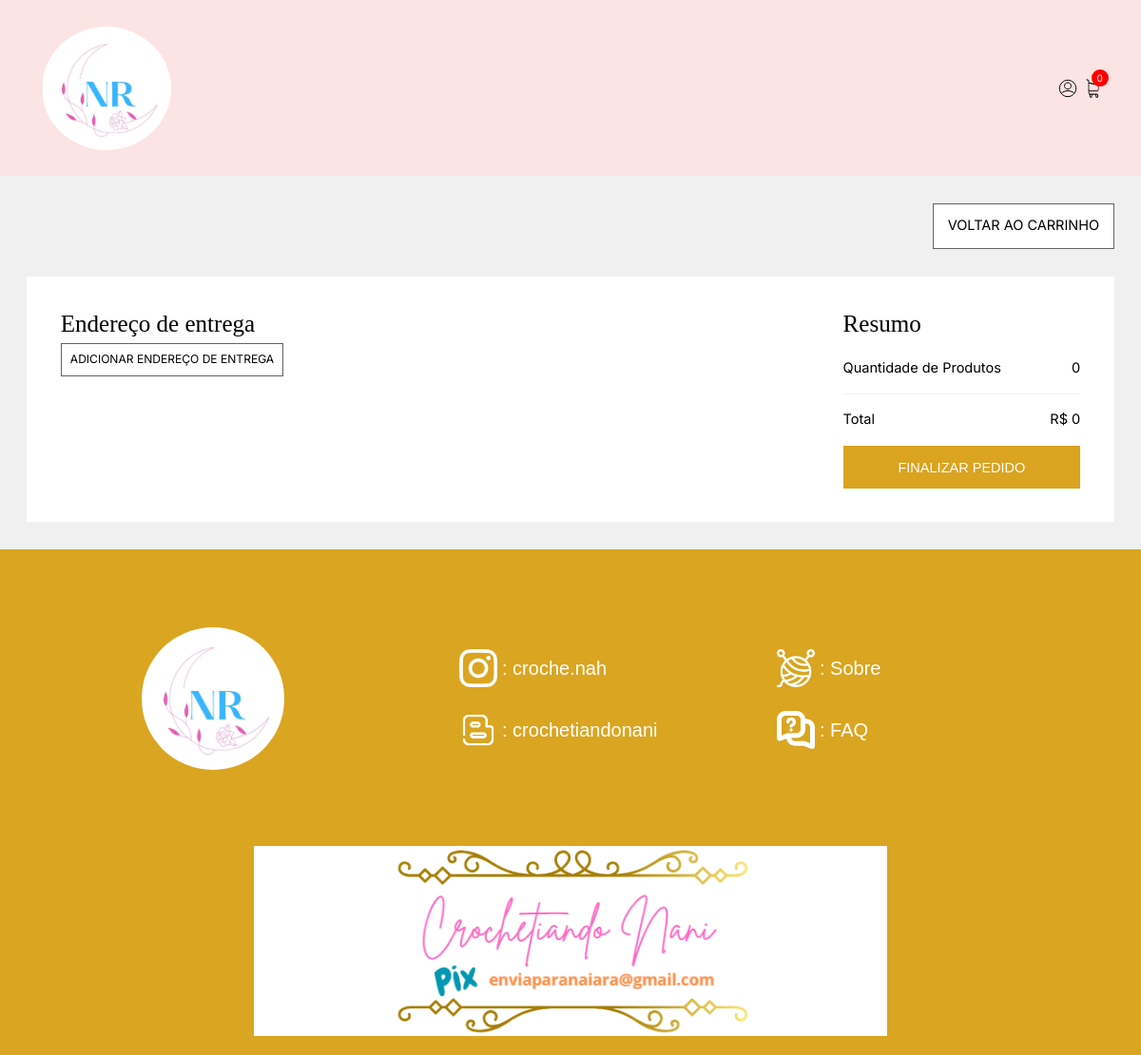
/checkout/ (signed in), run on an earlier commit of the app's database.
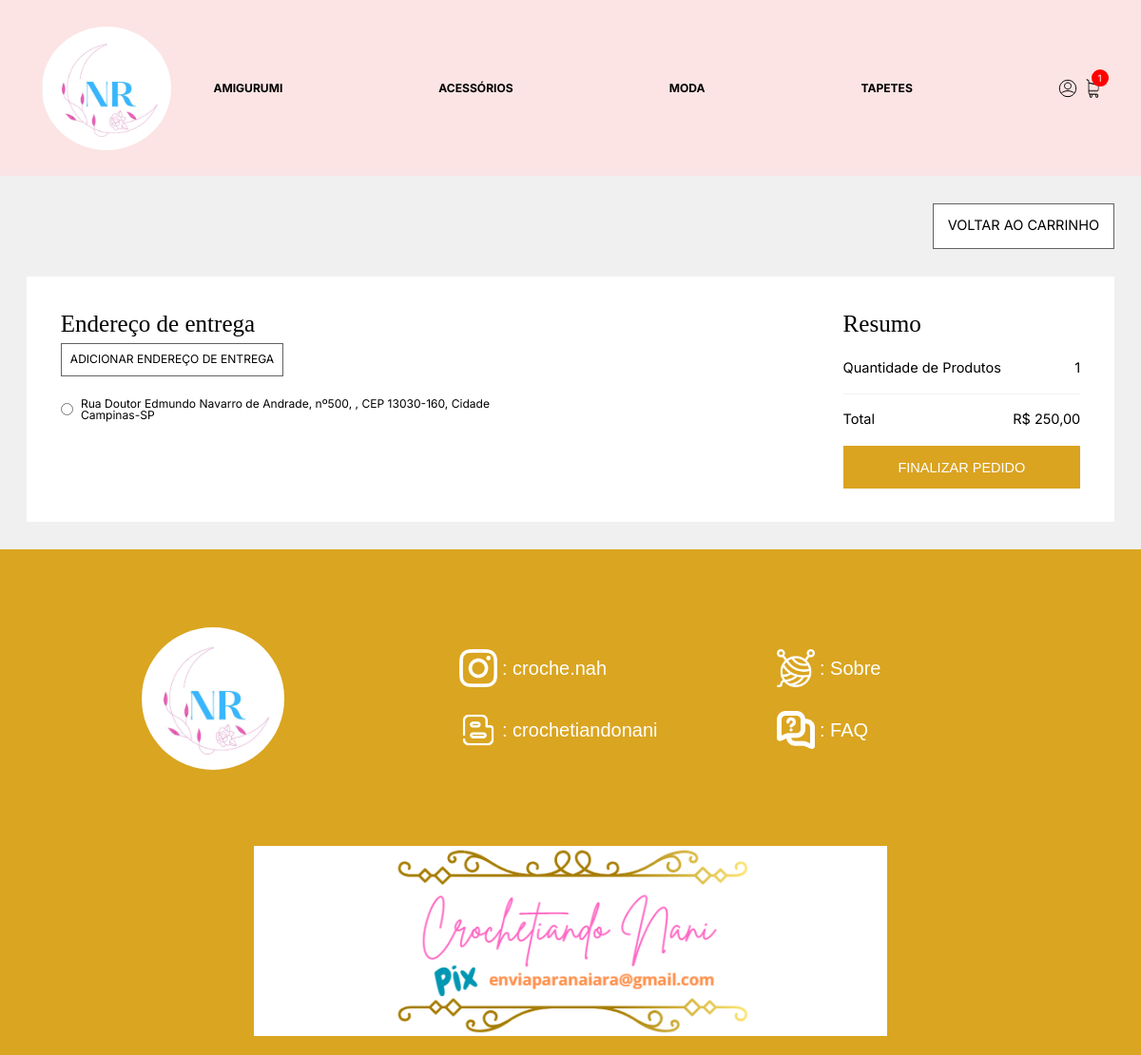
And on a later commit of the database.
### loja/models.py (models this page shows, shortened)
class Pedido(models.Model):
    cliente = models.ForeignKey(Cliente, null=True, blank=True, on_delete=models.SET_NULL)
    finalizado = models.BooleanField(default=False)
    codigo_transacao = models.CharField(max_length=200, null=True, blank=True)
    endereco = models.ForeignKey(Endereco, null=True, blank=True, on_delete=models.SET_NULL)
    data_finalizacao = models.DateTimeField(null=True, blank=True)
    @property
    def quantidade_total(self):
        itens_pedido = ItensPedido.objects.filter(pedido=self.id)
        quantidade = sum([item.quantidade for item in itens_pedido])
        return quantidade
    @property
    def preco_total(self):
        itens_pedido = ItensPedido.objects.filter(pedido=self.id)
        preco = sum([item.preco_total for item in itens_pedido])
        return preco

class Categoria(models.Model):
    nome = models.CharField(max_length=200, null=True, blank=True)
    slug = models.CharField(max_length=200, null=True, blank=True)

class Endereco(models.Model):
    rua = models.CharField(max_length=400, null=True, blank=True)
    numero = models.CharField(max_length=200, null=True, blank=True, default="S/N")
    complemento = models.CharField(max_length=200, null=True, blank=True)
    cep = models.CharField(max_length=200, null=True, blank=True)
    cidade = models.CharField(max_length=200, null=True, blank=True)
    estado = models.CharField(max_length=200, null=True, blank=True)
    cliente = models.ForeignKey(Cliente, null=True, blank=True, on_delete=models.SET_NULL)

class ItensPedido(models.Model):
    item_estoque = models.ForeignKey(ItemEstoque, null=True, blank=True, on_delete=models.SET_NULL)
    quantidade = models.IntegerField(default=0)
    pedido = models.ForeignKey(Pedido, null=True, blank=True, on_delete=models.SET_NULL)
    @property
    def preco_total(self):
        return self.quantidade * self.item_estoque.produto.preco

class ItemEstoque(models.Model):
    produto = models.ForeignKey(Produto, null=True, blank=True, on_delete=models.SET_NULL)
    quantidade = models.IntegerField(default=0)

class Produto(models.Model):
    imagem = models.ImageField(null=True, blank=True)
    nome = models.CharField(max_length=200, null=True, blank=True)
    preco = models.DecimalField(max_digits=10, decimal_places=2)
    ativo = models.BooleanField(default=True)
    categoria = models.ForeignKey(Categoria, null=True, blank=True, on_delete=models.SET_NULL)
    tipo = models.ForeignKey(Tipo, null=True, blank=True, on_delete=models.SET_NULL)
    peso = models.DecimalField(max_digits=5, decimal_places=2, default=3)
    comprimento = models.DecimalField(max_digits=5, decimal_places=2, default=20)
    altura = models.DecimalField(max_digits=5, decimal_places=2, default=20)
    largura = models.DecimalField(max_digits=5, decimal_places=2, default=20)

### loja/views.py (the view)
# urls.py: path('checkout/', checkout, name="checkout"),
def checkout(request):
    if request.user.is_authenticated:
        cliente = request.user.cliente
    else:
        if request.COOKIES.get("id_sessao"):
            id_sessao = request.COOKIES.get("id_sessao")
            cliente, criado = Cliente.objects.get_or_create(id_sessao=id_sessao)
        else:
            return redirect('loja')
    pedido, criado = Pedido.objects.get_or_create(cliente=cliente, finalizado=False)
    enderecos = Endereco.objects.filter(cliente=cliente)
    context = {"pedido": pedido, "enderecos": enderecos, "erro": None}
    return render(request, 'checkout.html', context)

### loja/novos_context.py (called while the page is built)
def categoria_tipos(request):
    categorias_navegacao = Categoria.objects.all()
    tipos_navegacao = Tipo.objects.all()
    return {
        'categorias_navegacao': categorias_navegacao,
        'tipos_navegacao': tipos_navegacao
    }

def faz_parte_equipe(request):
    equipe = False
    if request.user.is_authenticated:
        equipe = request.user.groups.filter(name="equipe").exists()
    return {"equipe": equipe}

### loja/templates/checkout.html (shortened to what this page needs)
{% extends 'base.html' %}
{% load static %}
{% block body %}
<main class="principal">
    <section class="secao-checkout">
      <a href="{% url 'carrinho' %}" class="checkout__botao">Voltar ao carrinho</a>
      <div class="checkout">
        <form
          class="checkout__form"
          action="{% url 'finalizar_pedido' pedido.id %}"
          method="post"
        >
          <div class="checkout__secao-entrega-login checkout__secao-entrega-login--logado">
            <div class="checkout__secao-entrega">
              <div class="checkout__titulos">
                <p class="checkout__titulo">Endereço de entrega</p>
                <a
                  class="checkout__botao checkout__botao--entrega"
                  type="button"
                  href="{% url 'adicionar_endereco' %}"
                >
                  Adicionar endereço de entrega
                </a>
              </div>
              <div class="checkout__endereco-cadastrado">
                {% for endereco in enderecos %}
                  <div class="checkout__pagamento-item">
                    <input type="radio" name="endereco" value="{{ endereco.id }}" />
                    <label for="{{ endereco.id }}">
                      {{ endereco.rua }}, nº{{ endereco.numero }}, {{ endereco.complemento }},
                      CEP {{ endereco.cep}}, Cidade {{ endereco.cidade }}-{{ endereco.estado }}
                    </label>
                  </div>
                {% endfor %}
              </div>
            </div>
          </div>
          <div class="checkout__secao-infos">
            <div class="checkout__titulos checkout__titulos--mb">
              <p class="checkout__titulo">Resumo</p>
            </div>
            <div class="subtotal__infos">
              <p>Quantidade de Produtos</p>
              <p>{{ pedido.quantidade_total }}</p>
            </div>
            <div class="subtotal__infos subtotal__infos--sborda">
              <p>Total</p>
              <p>R$ {{ pedido.preco_total }}</p>
            </div>
            <button class="subtotal__botao" type="submit">
              Finalizar Pedido
            </button>
          </div>
        </form>
      </div>
    </section>
</main>
{% endblock %}

### loja/templates/base.html (shortened to what this page needs)
{% load static %}
<!DOCTYPE html>
<html lang="pt-br">
<head>
    <link rel="stylesheet" type="text/css" href="{% static 'css/style.comp.css' %}">
    <link rel="stylesheet" type="text/css" href="{% static 'css/rodape.css' %}">
    <link rel="stylesheet" href="https://cdnjs.cloudflare.com/ajax/libs/font-awesome/6.6.0/css/all.min.css" />
</head>
<body>
    {% include 'navbar.html' %}
    {% block body %}
    {% endblock %}
    {% include 'rodape.html' %}
</body>
</html>

### loja/templates/navbar.html (shortened to what this page needs)
{% load static %}
<header class="cabecalho" style="background-color: #fce4e4f6;">
    <div class="cabecalho__container">
      <a href="{% url 'homepage' %}">
        <img
        src="{% static 'images/logo.png' %}" width="auto" height="130" style="border-radius: 50%;"
          alt="Logo Crochetiando"
          class="cabecalho__logo"
        />
      </a>
      <nav class="cabecalho__navegacao">
        <ul class="cabecalho__lista">
        {% for categoria in categorias_navegacao %}
          <li class="cabecalho__item-lista">
            <a
              class="cabecalho__link"
              href="{% url 'loja' %}{{ categoria.slug }}"
              >{{ categoria.nome }}</a
            >
          </li>
        {% endfor %}
        </ul>
    </nav>
    </div>
   <div class="cabecalho__icones">
      <div class="cabecalho__icone-login">
        {% if request.user.is_authenticated %}
        <a class="cabecalho__link-icone cabecalho__link-icone--logado" href="javascript: void(0)">
        {% else %}
        <a class="cabecalho__link-icone" href="{% url 'fazer_login' %}">
        {% endif %}
        </a>
      </div>
      <div class="cabecalho__icone-carrinho">
        <a class="cabecalho__link-icone" href="{% url 'carrinho' %}">
            <img src="{% static 'images/carrinho-de-compras (1).png' %}" alt="Carrinho" class="cabecalho__icone cabecalho__icone--menor">
        </a>
        <div class="cabecalho__itens cabecalho__itens--visivel">{{ quantidade_produtos_carrinho }}</div>
    </div>
    </div>
  </header>

### loja/templates/rodape.html
{% load static %}
<footer class="rodape" id="contato">
    <div class="rodape-div">
        <div class="rodape-div-1">
            <img src="{% static 'images/logo.png' %}" alt="Logo" class="logo-imagem"/>
        </div>
        <div class="rodape-div-2">
            <div class="footer-item">
                <a href="https://www.instagram.com/croche.nah/" class="footer-link">
                    <img src="{% static 'images/instagram.png' %}" alt="Insta" class="footer-imagem"/>
                    <span>: croche.nah</span>
                </a>
            </div>
            <div class="footer-item">
                <a href="https://crochetiandonani.blogspot.com/" class="footer-link">
                    <img src="{% static 'images/blogspot.png' %}" alt="Blog" class="footer-imagem"/>
                    <span>: crochetiandonani</span>
                </a>
            </div>
        </div>
        <div class="rodape-div-3">
            <div class="footer-item">
            <a href="{% url 'sobre' %}" class="footer-link">
                <img src="{% static 'images/croche.png' %}" alt="Croche" class="footer-imagem"/>
                <span>: Sobre</span>
            </a>
            </div>
            <div class="footer-item">
            <a href="{% url 'faq' %}" class="footer-link">
                <img src="{% static 'images/faq.png' %}" alt="FAQ" class="footer-imagem"/>
                <span>: FAQ</span>
            </a>
            </div>
        </div>
    </div>
    <div class="rodape-banner">
        <img src="{% static 'images/img-rodape.png' %}" alt="Banner" class="footer-banner"/>
    </div>
</footer>

### static/css/rodape.css (style rules this page uses)
.rodape { background-color: #daa520; color: white; width: 100%; font-size: 12px; font-family: helvetica; padding-bottom: 20px; }
.rodape a { text-decoration: none; color: white; }
.rodape-div { display: flex; align-items: center; flex-wrap: wrap; width: 100%; margin: auto; padding: 10px 10px; justify-content: center; }
.rodape-div-1, .rodape-div-2, .rodape-div-3 { display: flex; width: calc(90% / 3 - 20px); padding: 50px; flex-direction: column; gap: 25px; justify-content: center; }
.rodape span { font-size: 20px; color: white; }
.logo-imagem { width: 150px; height: auto; border-radius: 50%; }
.footer-item { display: flex; align-items: center; }
.footer-imagem { width: 40px; height: auto; margin-right: 5px; filter: invert(1) brightness(2); }
.footer-banner { width: auto; height: 200px; }
.footer-link { display: flex; align-items: center; text-decoration: none; color: inherit; }
.rodape-banner { display: flex; justify-content: center; width: 100%; padding-top: 20px; }

What changed in the data, as far as the page shows it:
added Categoria: nome "AMIGURUMI"
added Categoria: nome "ACESSÓRIOS"
added Categoria: nome "MODA"
added Categoria: nome "TAPETES"
added Endereco: rua "Rua Doutor Edmundo Navarro de Andrade", numero "500", cep "13030-160", cidade "Campinas", estado "SP"
changed Pedido: quantidade_total "0" → "1"; preco_total "0" → "250,00"
Also different on the page:
{{ quantidade_produtos_carrinho }}: "0" → "1"
